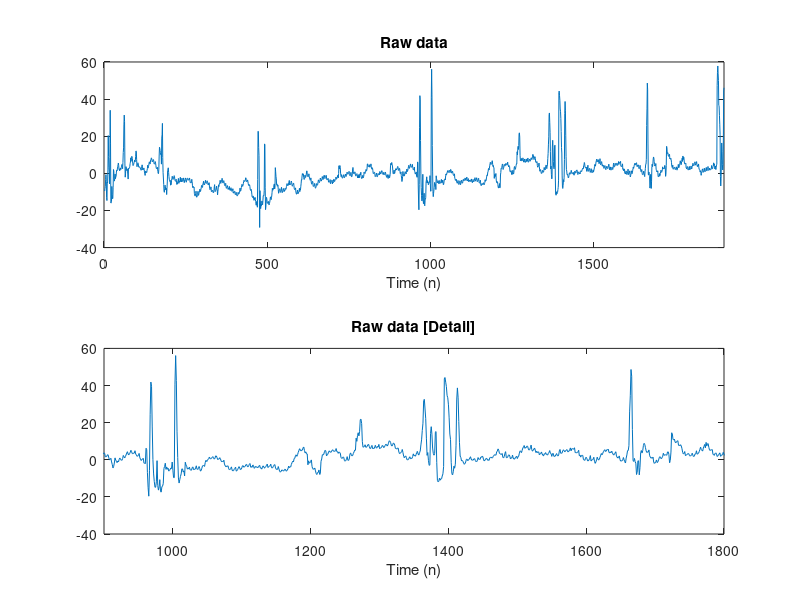

Reproduce this figure in MATLAB. (Note: this script raises an error after producing the figure.)
%% LPFCSD_Example
% Illustrate LPF/CSD processing for estimation of zero base-line transient artifacts
% in NIRS data.
%
%  Ivan Selesnick,
% Polytechnic Institute of NYU, Brooklyn, NY, USA.
% January 2014. Revised July 2014.

%% Start

clear
% close all

%% Load data

y = load('data/wl1_col02.txt');

N = length(y);
n = 1:N;

figure(1)
clf

subplot(2, 1, 1)
plot(n, y);
xlim([0 N])
ax1 = axis;
axis(ax1);
title('Raw data')
xlabel('Time (n)')

xlim1 = [900 1800];

subplot(2, 1, 2)
plot(n, y);
xlim(xlim1)
title('Raw data [Detail]')
xlabel('Time (n)')



%% Set parameters

% Filter parameters
fc = 0.05;       % fc : cut-off frequency (cycles/sample)
d = 1;           % d : filter order parameter (d = 1, 2, or 3)

% ps : psuedo-sigma (psuedo noise standard deviation)
ps = 0.65;   

% Nit: number of algorithm iterations
Nit = 30;


%% Set theta = 1
% Equivalently, lam1 = 0. 
% This value of theta leads to output x being sparse (if the psuudo-sigma
% is suitably set).

% theta : shape parameter
theta = 1;

% Run LPF/CSD algorithm
[x0, f, cost] = lpfcsd2(y, d, fc, theta, ps, 'L1', 0, 0, Nit);       

txt0 = sprintf('LPF/CSD [L1 penalty, \\theta = %.3f, \\sigma = %.3f]', theta, ps);

figure(1)
clf

subplot(2, 1, 1)
plot(n, y)
xlim(xlim1)
title('Raw data')
xlabel('Time (n)')

subplot(2, 1, 2)
plot(n, x0);
xlim(xlim1)
title(txt0)
xlabel('Time (n)')


%% Set theta = 0
% Equivalently, lam0 = 0. 
% This value of theta leads to output x for which the derivative is sparse
% (if the psuudo-sigma is suitably set).

% theta : shape parameter
theta = 0;

% Run LPF/CSD algorithm
[x1, f, cost] = lpfcsd2(y, d, fc, theta, ps, 'L1', 0, 0, Nit);

txt1 = sprintf('LPF/CSD [L1 penalty, \\theta = %.3f, \\sigma = %.3f]', theta, ps);

figure(1)
clf

subplot(2, 1, 1)
plot(n, y)
xlim(xlim1)
title('Raw data')
xlabel('Time (n)')

subplot(2, 1, 2)
plot(n, x1);
xlim(xlim1)
title(txt1)
xlabel('Time (n)')


%%
% With theta = 1, the CSD component does not have the little blocks.
% With theta = 0, the CSD component does not have a baseline of zero.


%% Intermediate theta value
% 0 < theta < 1

% theta : shape parameter
theta = 0.05;

% Run LPF/CSD algorithm
[x, f, cost, lam0, lam1] = lpfcsd2(y, d, fc, theta, ps, 'L1', 0, 0, Nit);

txt = sprintf('LPF/CSD [L1 penalty, \\theta = %.3f, \\sigma = %.3f]', theta, ps);

figure(1)
clf

subplot(2, 1, 1)
plot(n, y)
xlim(xlim1)
title('Raw data')
xlabel('Time (n)')

subplot(2, 1, 2)
plot(n, x);
xlim(xlim1)
title(txt)
xlabel('Time (n)')

%% Display output signals

set(0, 'DefaultAxesFontSize', 9)

figure(2)
clf

subplot(4, 1, 1)
line(n, y);
title('Raw data')
xlim([0 N])
xlabel('Time (n)')

subplot(4, 1, 2)
line(n, x0)
title(txt0)
xlim([0 N])
xlabel('Time (n)')

subplot(4, 1, 3)
line(n, x1)
title(txt1)
xlim([0 N])
xlabel('Time (n)')

subplot(4, 1, 4)
line(n, x);
title(txt)
xlim([0 N])
xlabel('Time (n)')

figtitle('Estimation of Artifacts using LPF/CSD with L1 Penalty');

orient tall
print -dpdf figures/LPFCSD_Example_fig1


%% Display corrected data

figure(2)
clf

subplot(4, 1, 1)
line(n, y, 'color', 'black');
title('Raw data');
xlim([0 N])
xlabel('Time (n)')

subplot(4, 1, 2)
line(n, x - median(x), 'color', 'black');
title(txt)
xlim([0 N])
xlabel('Time (n)')

subplot(4, 1, 3)
line(n, y - x, 'color', 'black');
title('Corrected data')
xlabel('Time (n)')
xlim([0 N])

GRAY = [1 1 1] * 0.7;
subplot(4, 1, 4)
line(n, y, 'color', GRAY, 'lineWidth', 1)
line(n, y - x, 'color', 'black');
legend('Raw data', 'Corrected data')
xlim([0 N])
xlabel('Time (n)')

figtitle('Artifact Correction using LPF/CSD with L1 Penalty');

orient tall
print -dpdf figures/LPFCSD_Example_fig2

%% Display cost function history
% The cost function converges within 30 iterations.

figure(1)
clf
plot(cost)
title('Cost function history')
xlabel('Iteration')


%% Lambda parameters
% Verify that lpfcsd and lpfcsd2 give the same output signals
% when lpfcsd is used with the corresponding lambda parameter values.

% Run LPF/CSD algorithm
[x, f, cost, lam0, lam1] = lpfcsd2(y, d, fc, theta, ps, 'L1', 0, 0, Nit);
[x_, f_, cost_] = lpfcsd(y, d, fc, lam0, lam1, 'L1', 0, 0, Nit);

% These values should be zero or approximately zero
disp(max(abs(x - x_)))
disp(max(abs(f - f_)))
disp(max(abs(cost - cost_)))


%% Non-convex penalty
% The L1 norm penalty, used above, can lead to an under-estimation of
% the amplitudes of transients. Non-convex penalties can estimate the
% amplitude of transients more fully. Here, we use the 'atan' non-convex
% penalty.

% theta : shape parameter
theta = 0.05;

% pen : penalty function
pen = 'atan';

% r : non-convexity parameter (nominal value = 0.5)
r = 0.5;

txt = sprintf('LPF/CSD [%s penalty, \\theta = %.3f, \\sigma = %.3f]', pen, theta, ps);

% Run LPF/CSD algorithm
% Initialize with L1 solution
[x_atan, f_atan, cost, lam0, lam1] = lpfcsd2(y, d, fc, theta, ps, pen, r, r, Nit, x);
% [x_atan, f_atan, cost, lam0, lam1] = lpfcsd2(y, d, fc, theta, ps, pen, r, r, Nit);

figure(2)
clf

subplot(4, 1, 1)
line(n, y, 'color', 'black');
title('Raw data');
xlabel('Time (n)')
xlim([0 N])

subplot(4, 1, 2)
line(n, x_atan - median(x_atan), 'color', 'black');
title(txt)
xlabel('Time (n)')
xlim([0 N])

subplot(4, 1, 3)
line(n, y - x_atan, 'color', 'black');
title('Corrected data')
xlabel('Time (n)')
xlim([0 N])

GRAY = [1 1 1] * 0.7;
subplot(4, 1, 4)
line(n, y, 'color', GRAY, 'lineWidth', 1)
line(n, y - x_atan, 'color', 'black');
legend('Raw data', 'Corrected data')
xlabel('Time (n)')
xlim([0 N])

figtitle('Artifact Correction using LPF/CSD with Arctangent Penalty');

orient tall
print -dpdf figures/LPFCSD_Example_fig3


%%

set(0, 'DefaultAxesFontSize', 'remove')



